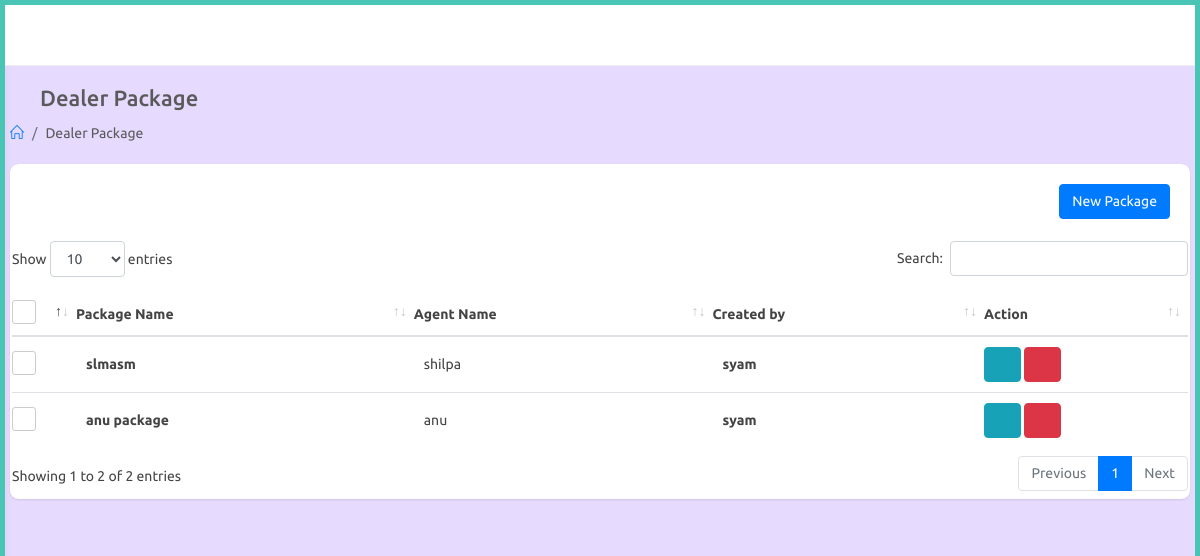
Page /agent/package (signed in) on the committed database.
### agent/models.py (models this page shows)
class DealerPackage(models.Model):
    dealer = models.ForeignKey(Dealer,on_delete=models.CASCADE,null=True)
    created_by = models.ForeignKey(User,on_delete=models.CASCADE,null=True)
    package_name = models.CharField(max_length=100)
    single_rate = models.FloatField()
    single_dc = models.FloatField()
    double_rate = models.FloatField()
    double_dc = models.FloatField()
    box_rate = models.FloatField()
    box_dc = models.FloatField()
    super_rate = models.FloatField()
    super_dc = models.FloatField()
    first_prize = models.FloatField()
    first_dc = models.FloatField()
    second_prize = models.FloatField()
    second_dc = models.FloatField()
    third_prize = models.FloatField()
    third_dc = models.FloatField()
    fourth_prize = models.FloatField()
    fourth_dc = models.FloatField()
    fifth_prize = models.FloatField()
    fifth_dc = models.FloatField()
    guarantee_prize = models.FloatField()
    guarantee_dc = models.FloatField()
    box_first_prize = models.FloatField()
    box_first_prize_dc = models.FloatField()
    box_series_prize = models.FloatField()
    box_series_dc = models.FloatField()
    single1_prize = models.FloatField()
    single1_dc = models.FloatField()
    double2_prize = models.FloatField()
    double2_dc = models.FloatField()
    def __str__(self):
        return str(self.package_name)

### website/models.py (models this page shows, shortened)
class Dealer(models.Model):
    user = models.OneToOneField(User,on_delete=models.CASCADE,related_name="dealer")
    agent = models.ForeignKey(Agent,on_delete=models.CASCADE,null=True)
    dealer_name = models.CharField(max_length=100,null=True)
    phone_number = models.CharField(max_length=100,null=True)

class User(AbstractUser):
    is_agent = models.BooleanField("is agent", default=False)
    is_dealer = models.BooleanField("is dealer", default=False)

### agent/views.py (the view)
# urls.py: path('package',views.package,name="package"),
@login_required
@agent_required
def package(request):
    user_obj = Agent.objects.get(user=request.user)
    packages = DealerPackage.objects.filter(created_by=user_obj.user).all()
    print(packages)
    context = {
        'packages' : packages
    }
    return render(request,'agent/package.html',context)

### templates/agent/package.html (shortened to what this page needs)
{% extends 'agent/partials/base.html' %}
{% load static %}
{% block content %}
<div id="main-content">
    <div class="container-fluid">
        <div class="block-header">
            <div class="row">
                <div class="col-lg-5 col-md-8 col-sm-12">
                    <h2><a href="javascript:void(0);" class="btn btn-xs btn-link btn-toggle-fullwidth"><i class="fa fa-arrow-left"></i></a> Dealer Package </h2>
                    <ul class="breadcrumb">
                        <li class="breadcrumb-item"><a href="{% url 'agent:index' %}"><i class="icon-home"></i></a></li>
                        <li class="breadcrumb-item">Dealer Package</li>
                    </ul>
                </div>
            </div>
        </div>
        <div class="row clearfix">
            <div class="col-lg-12">
<div class="card">
    <div class="header">
        <div class="text-right">
            <a href="{% url 'agent:new_package' %}" class="btn btn-primary">New Package</a>
        </div>
    </div>
    <div class="body">
        <div class="table-responsive">
            <table class="table table-hover js-basic-example dataTable table-custom m-b-0 c_list">
                <thead>
                    <tr>
                        <th>
                            <label class="fancy-checkbox">
                                <span></span>
                            </label>
                        </th>
                        <th>Package Name</th>
                        <th>Agent Name</th>
                        <th>Created by</th>
                        <th>Action</th>
                    </tr>
                </thead>
                    <tbody>
                    {% for package in packages %}
                    <tr>
                        <td style="width: 50px;">
                            <label class="fancy-checkbox">
                                <span></span>
                            </label>
                        </td>
                        <td>
                            <p class="c_name">{{package.package_name}}</p>
                        </td>
                        <td>
                            <span class="phone">{{package.dealer.user}}</span>
                        </td>
                        <td>
                            <p class="c_name">{{package.created_by}}</p>
                        </td>
                        <td>
                            <a href="{% url 'agent:edit_package' package.id %}" class="btn btn-info" title="Edit">
                                <i class="fa fa-edit"></i>
                            </a>
                            <button type="button" onclick="packageDelete(('{{ package.id }}'))" data-type="confirm" class="btn btn-danger js-sweetalert" title="Delete"><i class="fa fa-trash-o"></i></button>
                        </td>
                    </tr>
                    {% endfor %}
                </tbody>
            </table>
        </div>
    </div>
</div>
</div>
</div>
</div>
</div>
{% endblock %}

### static/css/color_skins.css (style rules this page uses)
.theme-cyan:before, .theme-cyan:after { background: #49c5b6 }

### rows in the picture
DealerPackage: package_name "slmasm", dealer.user "shilpa", created_by "syam"
DealerPackage: package_name "anu package", dealer.user "anu", created_by "syam"
